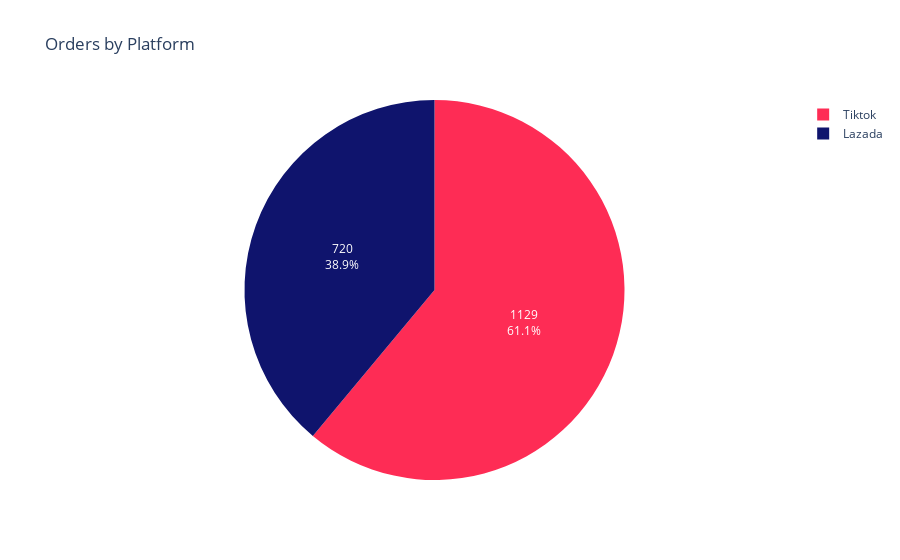

Notebook code cell kept with this figure:
### Code cell
platform_count = df_orders['platform_name'].value_counts(normalize=True) 
platform_ratio = platform_count * total_order

fig = px.pie(
    platform_ratio,
    names=platform_ratio.index,
    values=platform_ratio.values,
    title='Orders by Platform',
    color=platform_ratio.index,
    color_discrete_map=platform_color
)

fig.update_traces(textinfo='value+percent')
fig.show()

### Figure 1 — Plotly figure (JSON) as saved in the notebook; plotly's stock layout.template omitted (floating-point values rounded to 4 significant figures)
{"data": [{"customdata": [["Tiktok"], ["Lazada"]], "domain": {"x": [0, 1], "y": [0, 1]}, "hovertemplate": "platform_name=%{customdata[0]}<br>value=%{value}<extra></extra>", "labels": ["Tiktok", "Lazada"], "legendgroup": "", "marker": {"colors": ["#FE2C55", "#0f146d"]}, "name": "", "showlegend": true, "textinfo": "value+percent", "type": "pie", "values": [1129.0, 720.0]}], "layout": {"legend": {"tracegroupgap": 0}, "title": {"text": "Orders by Platform"}}}
